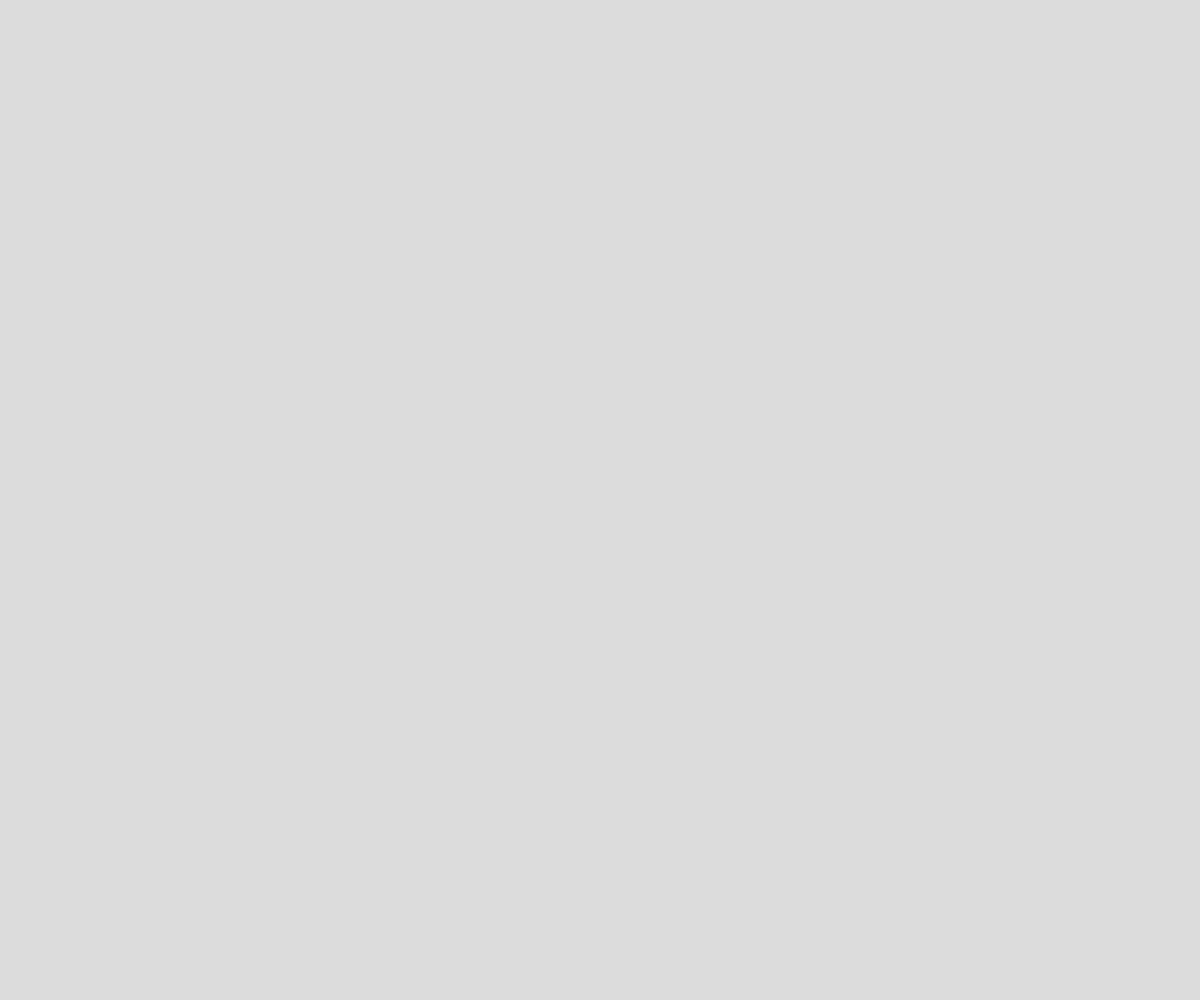
Frame 1 (no input)
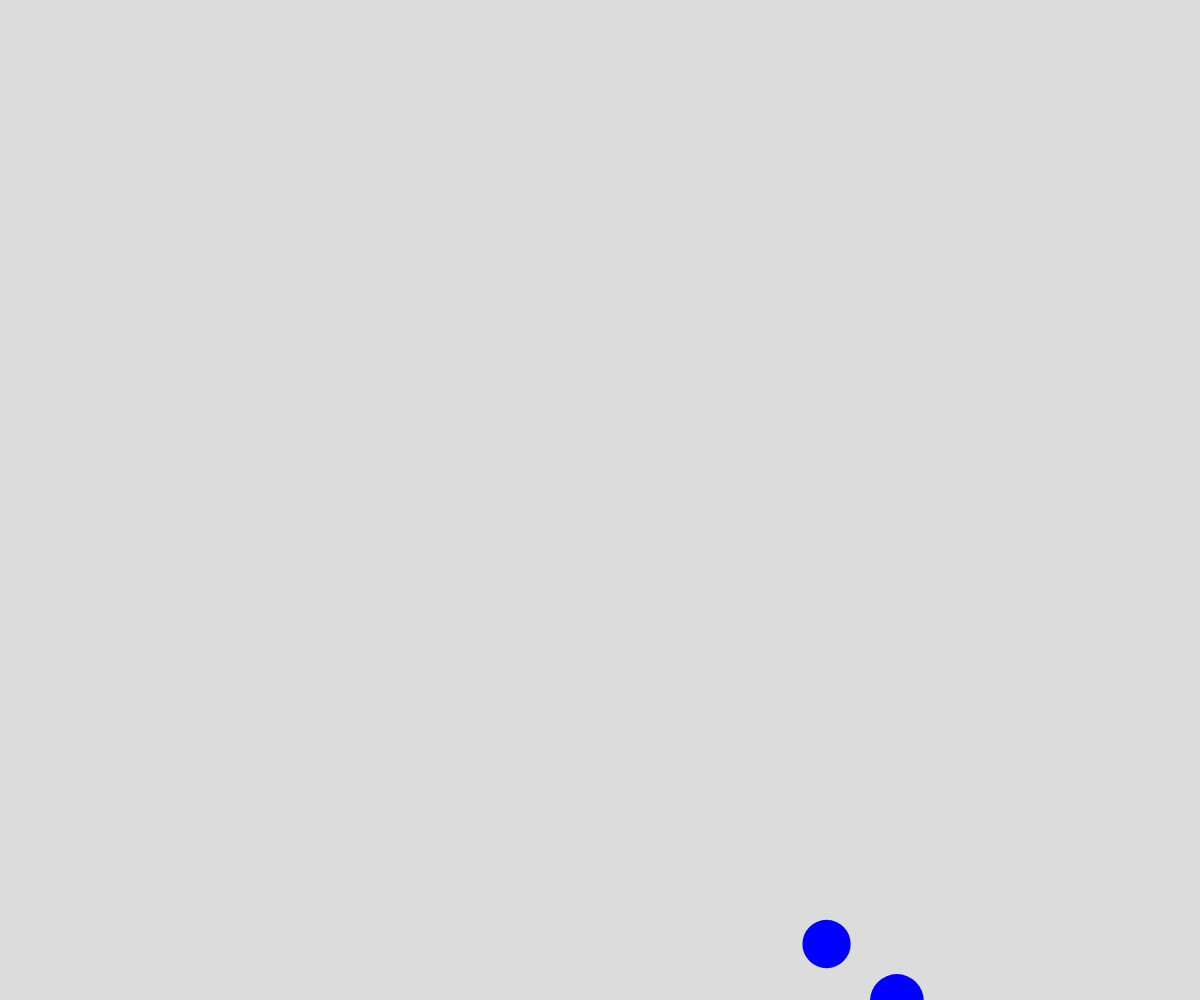
Frame 60 (no input)
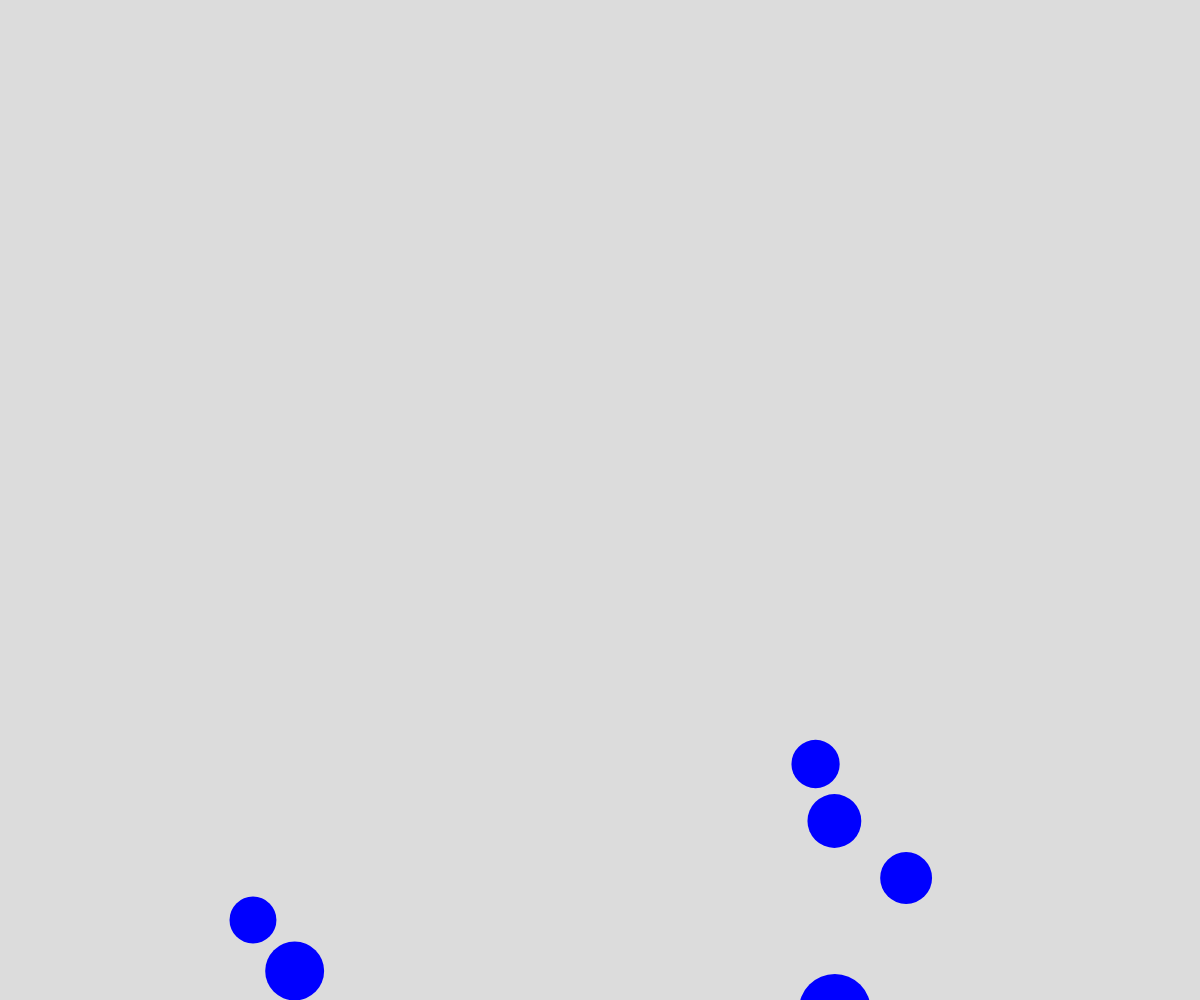
Frame 120 (the mouse pressed at the canvas centre since frame 60)

The p5.js sketch that drew these frames (run headless with seeded random() and noise() and a simulated clock; from frame 60 on, the mouse is pressed at the canvas centre):

// p5.js sketch
// ── sketch.js
// Buubles OOP

let theBubbles = [];

function setup() {
  createCanvas(windowWidth, windowHeight);
  window.setInterval(spawnBubble, 500);
}

function draw() {
  background(220);
  for (let i=theBubbles.length-1; i >= 0; i--) {
    if (theBubbles[i].isPopped) {
      theBubbles.splice(i, 1);
    }
    else {
      theBubbles[i].move();
      theBubbles[i].display();
    }
   
  }
  
}

function spawnBubble() {
  let somebubble = new Bubble();
  theBubbles.push(somebubble);
}

class Bubble {
  constructor() {
    this.x = random(width);
    this.y = height + 100;
    this.dx = 0;
    this.dy = -3;
    this.radius = random(20, 40);
    this.theta = 0;
    this.isAlive = true;
    this.whenIDied = 0;
    this.waitTime = 1000;
    this.isPopped = false;
  }

  move() {
    if (this.y - this.radius > 0) {
      this.x += this.dx;
      this.y += this.dy;

      this.dx = map(noise(this.theta), 0, 1, -5, 5);
      this.theta += 0.02;
    }

    else if (this.isAlive) {
      this.isAlive = false;
      this.whenIDied = millis();
    }

    else {
      if (millis() > this.whenIDied + this.waitTime) {
        this.isPopped = true;
      }
    }
  }
    

  display() {
    if (!this.isPopped) {
      noStroke();
      fill("blue");
      ellipse(this.x, this.y,this.radius*2, this.radius*2);
    }
    
  }
}
